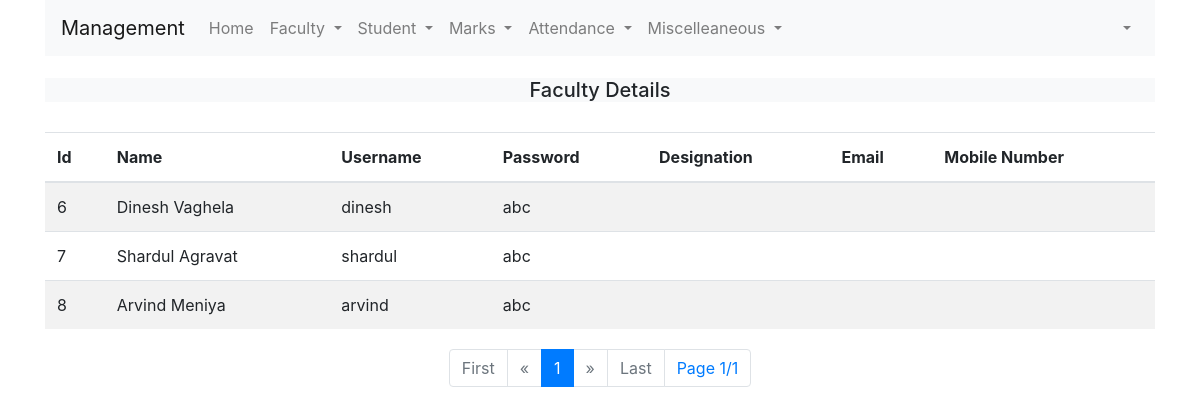
/admin/faculty-view/faculty-view.php (signed in), run on an earlier commit of the app's database.
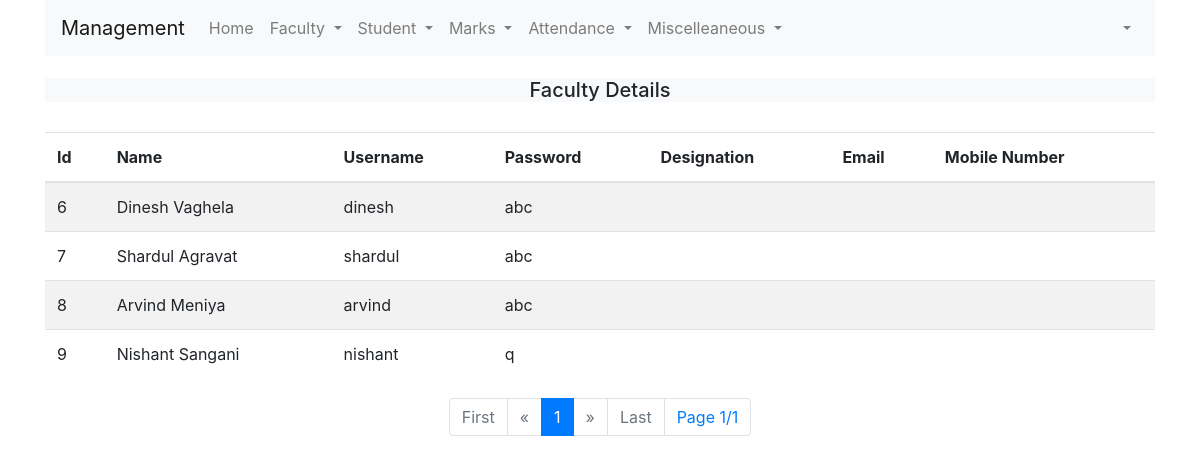
And on a later commit of the database.
### tables this page shows
CREATE TABLE `faculty` (
  `faculty_id` int(11) NOT NULL AUTO_INCREMENT,
  `faculty_fname` varchar(500) NOT NULL,
  `faculty_uname` varchar(200) NOT NULL,
  `faculty_pass` varchar(200) NOT NULL,
  `dept_id` int(11) NOT NULL,
  PRIMARY KEY (`faculty_id`),
  KEY `dept_id` (`dept_id`),
  CONSTRAINT `faculty_ibfk_1` FOREIGN KEY (`dept_id`) REFERENCES `department` (`dept_id`) ON DELETE CASCADE ON UPDATE CASCADE
);

### admin/faculty-view/faculty-view.php (the view, shortened to what this page needs)
<!DOCTYPE html>
<html>
    <head>
        <link rel="stylesheet" href="../../bootstrap-4.1.1-dist/css/bootstrap.min.css">
        <link rel="stylesheet" href="https://maxcdn.bootstrapcdn.com/bootstrap/4.1.0/css/bootstrap.min.css">
        <link rel="stylesheet" href="../../css/style.css"/>
    </head>
    <body>
        <div class="container">
            <?php
                require_once '../../master-layout/admin/master-page-admin.php';
            ?>
            <div class="badge-light" style="margin-top: 2%;">
                    <div class="text-center">
                        <h5>Faculty Details</h5>
                    </div>
            </div>
            <?php
                    $connection = new Connection();
                    $conn = $connection->createConnection("college");
                    $dept_id = $_SESSION['a_dept_id'];
            ?>
            <div class="row">
                <div class="col-lg-12">
                    <div class="table-responsive-lg" style="margin-top: 2%;">
                        <table class="table table-striped">
                            <thead>
                            <tr>
                                <th>Id</th>
                                <th>Name</th>
                                <th>Username</th>
                                <th>Password</th>
                                <th>Designation</th>
                                <th>Email</th>
                                <th>Mobile Number</th>
                            </tr>
                            </thead>
                            <tbody>
                            <?php
                                $sql = "select * from faculty where dept_id = $dept_id";
                                $result = mysqli_query($conn, $sql);
                                if(mysqli_num_rows($result)>0){
                                    while($row = mysqli_fetch_assoc($result)){
                                        ?>
                            <tr>
                                <td><?php echo $row['faculty_id']?></td>
                                <td><?php echo $row['faculty_fname']?></td>
                                <td><?php echo $row['faculty_uname']?></td>
                                <td><?php echo $row['faculty_pass']?></td>
                                <td><?php echo $row['faculty_designation']?></td>
                                <td><?php echo $row['faculty_email']?></td>
                                <td><?php echo $row['faculty_cellno']?></td>
                            </tr>
                                            <?php
                                    }
                                }
                            ?>
                            </tbody>
                        </table>
                    </div>
                </div>
            </div>
        </div>
    </body>
</html>

### master-layout/admin/master-page-admin.php (shortened to what this page needs)
<div>
    <nav class="navbar navbar-expand-lg navbar-light bg-light">
        <a class="navbar-brand" href="#">Management</a>
        <div class="collapse navbar-collapse" id="navbarSupportedContent">
            <ul class="navbar-nav mr-auto">
                <li class="nav-item">
                    <a class="nav-link" href="../../index.php">Home</a>
                </li>
                <li class="nav-item dropdown">
                  <a class="nav-link dropdown-toggle" href="#" id="navbarDropdown" role="button" data-toggle="dropdown" aria-haspopup="true" aria-expanded="false">
                    Faculty
                  </a>
                </li>
                <li class="nav-item dropdown">
                  <a class="nav-link dropdown-toggle" href="#" id="navbarDropdown" role="button" data-toggle="dropdown" aria-haspopup="true" aria-expanded="false">
                    Student
                  </a>
                </li>
                <li class="nav-item dropdown">
                  <a class="nav-link dropdown-toggle" href="#" id="navbarDropdown" role="button" data-toggle="dropdown" aria-haspopup="true" aria-expanded="false">
                    Marks
                  </a>
                </li>
                <li class="nav-item dropdown">
                  <a class="nav-link dropdown-toggle" href="#" id="navbarDropdown" role="button" data-toggle="dropdown" aria-haspopup="true" aria-expanded="false">
                    Attendance
                  </a>
                </li>
                <li class="nav-item dropdown">
                  <a class="nav-link dropdown-toggle" href="#" id="navbarDropdown" role="button" data-toggle="dropdown" aria-haspopup="true" aria-expanded="false">
                    Miscelleaneous
                  </a>
                </li>
            </ul>
            <ul class="navbar-nav navbar-right">
                <li class="nav-item dropdown">
                    <a class="nav-link dropdown-toggle" href="#" id="navbarDropdown" role="button" data-toggle="dropdown" aria-haspopup="true" aria-expanded="false"></a>
                  </li>
            </ul>
        </div>
    </nav>
</div>

What changed in the data, as far as the page shows it:
added faculty: faculty_id "9", faculty_fname "Nishant Sangani", faculty_uname "nishant", faculty_pass "q"
